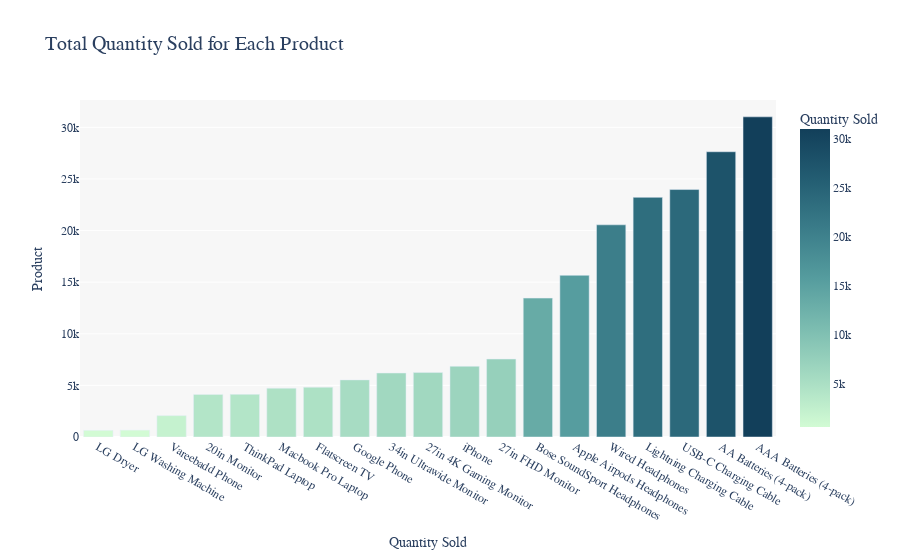

The notebook cell saved with this chart:
### Markdown cell above
### 1. Which is our most sold product?

### Code cell
best_product = maindf.groupby('Product')
quantity_sold = best_product['Quantity Ordered'].sum()
product_data = quantity_sold.reset_index()
product_data = product_data.sort_values('Quantity Ordered', ascending=True).rename(columns={'Quantity Ordered': 'Quantity Sold'})


fig = px.bar(product_data, 
             x='Product',
             y='Quantity Sold',
             orientation='v', 
             title='Total Quantity Sold for Each Product',
             color='Quantity Sold', 
             color_continuous_scale='darkmint',
             labels={'Quantity Sold': 'Quantity Sold', 'Product': 'Product'})


fig.update_layout(
    title_font_size=20,
    xaxis_title="Quantity Sold",
    yaxis_title="Product",
    xaxis_tickfont_size=12,
    yaxis_tickfont_size=12,
    font_family="Arial Black",
    plot_bgcolor="rgba(245, 245, 245, 0.8)",
    bargap=0.2,
    height=500,
)

fig.show()

### Figure 1 — Plotly figure (JSON) as saved in the notebook; plotly's stock layout.template omitted (floating-point values rounded to 4 significant figures)
{"data": [{"alignmentgroup": "True", "hovertemplate": "Product=%{x}<br>Quantity Sold=%{marker.color}<extra></extra>", "legendgroup": "", "marker": {"color": [646, 666, 2068, 4129, 4130, 4728, 4819, 5532, 6199, 6244, 6849, 7550, 13457, 15661, 20557, 23217, 23975, 27635, 31017], "coloraxis": "coloraxis", "pattern": {"shape": ""}}, "name": "", "offsetgroup": "", "orientation": "v", "showlegend": false, "textposition": "auto", "type": "bar", "x": ["LG Dryer", "LG Washing Machine", "Vareebadd Phone", "20in Monitor", "ThinkPad Laptop", "Macbook Pro Laptop", "Flatscreen TV", "Google Phone", "34in Ultrawide Monitor", "27in 4K Gaming Monitor", "iPhone", "27in FHD Monitor", "Bose SoundSport Headphones", "Apple Airpods Headphones", "Wired Headphones", "Lightning Charging Cable", "USB-C Charging Cable", "AA Batteries (4-pack)", "AAA Batteries (4-pack)"], "xaxis": "x", "y": [646, 666, 2068, 4129, 4130, 4728, 4819, 5532, 6199, 6244, 6849, 7550, 13457, 15661, 20557, 23217, 23975, 27635, 31017], "yaxis": "y"}], "layout": {"autosize": true, "bargap": 0.2, "barmode": "relative", "coloraxis": {"colorbar": {"title": {"text": "Quantity Sold"}}, "colorscale": [[0, "rgb(210, 251, 212)"], [0.1667, "rgb(165, 219, 194)"], [0.3333, "rgb(123, 188, 176)"], [0.5, "rgb(85, 156, 158)"], [0.6667, "rgb(58, 124, 137)"], [0.8333, "rgb(35, 93, 114)"], [1, "rgb(18, 63, 90)"]]}, "font": {"family": "Arial Black"}, "legend": {"tracegroupgap": 0}, "plot_bgcolor": "rgba(245, 245, 245, 0.8)", "title": {"font": {"size": 20}, "text": "Total Quantity Sold for Each Product"}, "xaxis": {"anchor": "y", "autorange": true, "domain": [0, 1], "range": [-0.5, 18.5], "tickfont": {"size": 12}, "title": {"text": "Quantity Sold"}, "type": "category"}, "yaxis": {"anchor": "x", "autorange": true, "domain": [0, 1], "range": [0, 32650.0], "tickfont": {"size": 12}, "title": {"text": "Product"}, "type": "linear"}}}
